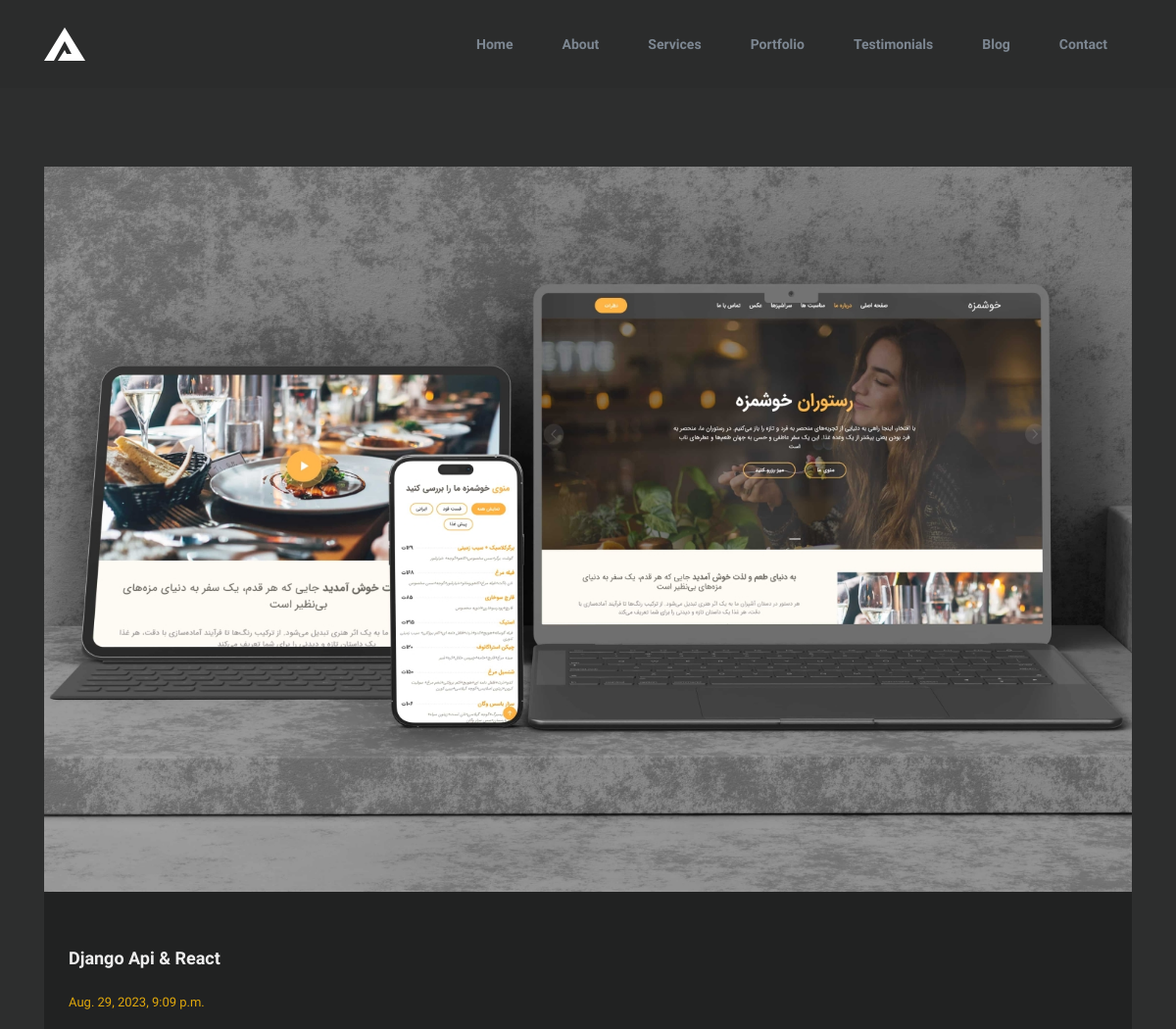
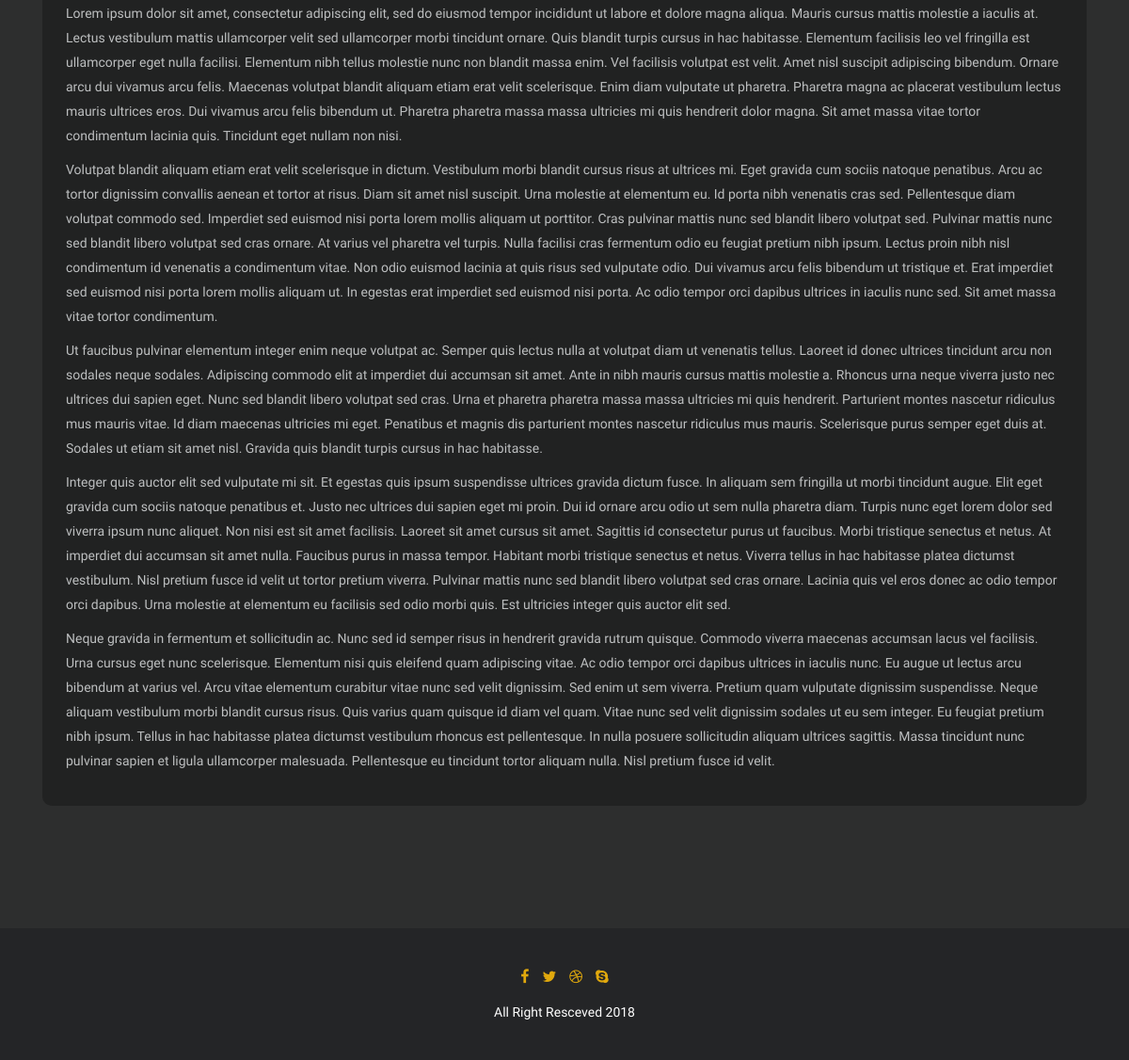
The page /django-api-react/ on the database its author committed (2 pictures, top to bottom).
### blog/models.py (models this page shows, shortened)
class Article(models.Model):
    author = models.ForeignKey(User, on_delete=models.CASCADE)
    title = models.CharField(max_length=100)
    slug = models.SlugField(unique=True, blank=True)
    body = CKEditor5Field('Text', config_name='extends')
    image = models.ImageField(upload_to="images/articles")
    alt = models.CharField(max_length=100)
    created = models.DateTimeField(auto_now_add=True)
    updated = models.DateTimeField(auto_now=True)
    pub_date = models.DateField(default=timezone.datetime.now())
    class Meta:
        ordering = ('-created',)

### blog/views.py (the view)
# urls.py: path("<slug:slug>/", views.article_detail, name="articles_detail"),
def article_detail(request, slug):
    articles = get_object_or_404(Article, slug=slug)
    return render(request, "blog/article_details.html", {'articles': articles})

### blog/templates/blog/article_details.html (shortened to what this page needs)
<!DOCTYPE html>
{% load static %}
<html lang="en">
    <head>
    <link rel="stylesheet" href="{% static 'css3/plugins/animate.css' %}"/>
    <link rel="stylesheet" href="{% static 'css3/plugins/animated-headlines.css' %}"/>
    <link rel="stylesheet" href="{% static 'css3/bootstrap.min.css' %}"/>
    <link href="https://stackpath.bootstrapcdn.com/font-awesome/4.7.0/css/font-awesome.min.css" rel="stylesheet">
    <link rel="stylesheet" href="{% static 'css3/plugins/animated-headlines.css' %}"/>
    <link rel="stylesheet" href="{% static 'css3/plugins/magnific-popup.css' %}"/>
    <link rel="stylesheet" href="{% static 'css3/main.css' %}"/>
    </head>
    <body>
        <nav class="navbar navbar-expand-lg navbar-dark bg-dark fixed-top">
            <div class="container">
                <a class="navbar-brand" href="../light/index.html"><img src="{% static 'img/logo.png' %}" alt=""></a>
                <div class="collapse navbar-collapse" id="navbarNav">
                    <ul class="navbar-nav ml-auto">
                        <li class="nav-item">
                            <a class="nav-link" href="#slider">Home</a>
                        </li>
                        <li class="nav-item">
                            <a class="nav-link" href="#about">About</a>
                        </li>
                        <li class="nav-item">
                            <a class="nav-link" href="#services">Services</a>
                        </li>
                        <li class="nav-item">
                            <a class="nav-link" href="#portfolio">Portfolio</a>
                        </li>
                        <li class="nav-item">
                            <a class="nav-link" href="#testimonials">Testimonials</a>
                        </li>
                        <li class="nav-item dropdown">
                            <a
                                class="nav-link "
                                href="#"
                                id="navbarDropdown"
                                role="button"
                                data-toggle="dropdown"
                                aria-haspopup="true"
                                aria-expanded="false">
                                Blog
                            </a>
                        </li>
                        <li class="nav-item">
                            <a class="nav-link" href="#contact">Contact</a>
                        </li>
                    </ul>
                </div>
            </div>
        </nav>
        <section class="blog" id="blog">
            <div class="container">
                <div class="row">
                    <div class="col-12">
                        <div class="box">
                            <div class="image">
                                    <img src="{{ articles.image.url }}" alt="{{ articles.alt }}">
                            </div>
                            <div class="text">
                                    <h1>{{ articles.title }}</h1>
                                    <h4>{{ articles.created }}</h4>
                                <p>{{ articles.body|safe }}</p>
                            </div>
                        </div>
                    </div>
                </div>
            </div>
        </section>
        <footer class="footer text-center">
            <div class="social-icons">
                <span class="fa fa-facebook" aria-hidden="true"></span>
            <span class="fa fa-twitter" aria-hidden="true"></span>
            <span class="fa fa-dribbble" aria-hidden="true"></span>
            <span class="fa fa-skype" aria-hidden="true"></span>
            </div>
            <p>All Right Resceved 2018</p>
        </footer>
    </body>
</html>

### static/css3/main.css (style rules this page uses)
body { font-family: 'Muli', sans-serif; }
.navbar { background: #2b2c2c !important; padding: 25px 0; }
.navbar .nav-item { font-size: 14px; font-weight: 600; margin: 0 20px; }
.navbar .nav-item .nav-link { color: #7d8792; }
.blog { padding: 170px 0 100px 0; background: #2d2e2e; }
.blog .box { border-radius: 10px; background: #212222; margin-bottom: 30px; }
.blog .box .image { position: relative; }
.blog .box .image img { width: 100%; }
.blog .box .text { padding: 25px; }
.blog .box h1 { font-size: 18px; line-height: 25px; font-weight: 700; color: #eee; margin-bottom: 25px; margin-top: 30px; text-decoration: none; }
.blog .box h4 { font-size: 13px; font-weight: 300; color: #e0a80d; margin-bottom: 20px; margin-top: 10px; }
.blog .box p { font-size: 14px; font-weight: 400; color: #bdbfc0; line-height: 26px; }
.footer { padding: 40px 0; background: #242527; }
.footer .social-icons span { color: #e0a80d; padding: 0 5px; }
.footer p { color: #ffffff; font-size: 14px; font-weight: 300; margin: 0; margin-top: 15px; }

### rows shown on the page
Article: image (picture), title "Django Api & React", created "Aug. 29, 2023, 9:09 p.m.", body "Lorem ipsum dolor sit amet, consectetur adipiscing elit, sed do eiusmod tempor incididunt ut labore et dolore magna aliqua. Mauris cursus mattis molestie a iaculis at. Lectus vestibulum mattis ullamcorper velit sed ullamcorper morbi tincidunt ornare. Quis blandit turpis cursus in hac habitasse. Elementum facilisis leo vel fringilla est ullamcorper eget nulla facilisi. Elementum nibh tellus molestie nunc non blandit massa enim. Vel facilisis volutpat est velit. Amet nisl suscipit adipiscing bibendum. Ornare arcu dui vivamus arcu felis. Maecenas volutpat blandit aliquam etiam erat velit scelerisque. Enim diam vulputate ut pharetra. Pharetra magna ac placerat vestibulum lectus mauris ultrices…"
